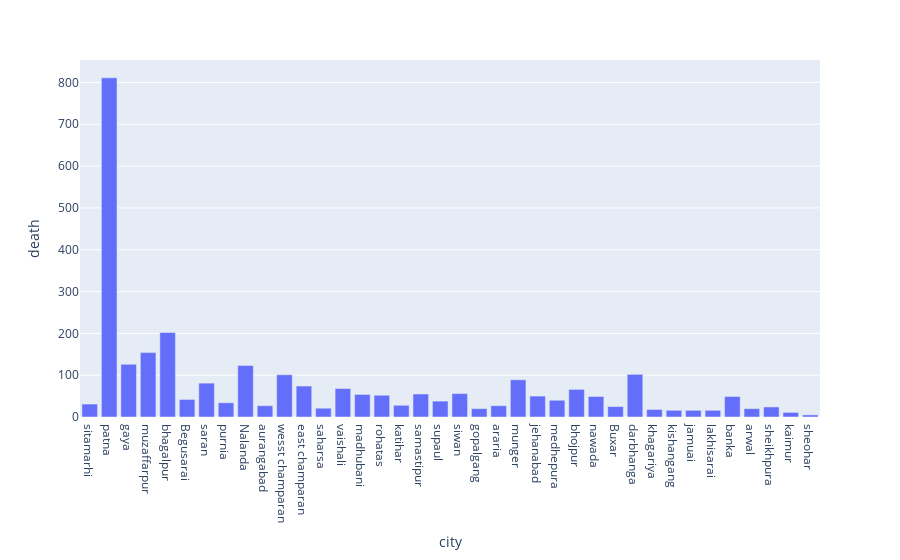

Here is the notebook cell this chart was saved with:
### Code cell
ax.bar(bihar_data,y="death",x="city")

### Figure 1 — Plotly figure (JSON) as saved in the notebook; plotly's stock layout.template omitted (floating-point values rounded to 4 significant figures)
{"data": [{"alignmentgroup": "True", "hovertemplate": "city=%{x}<br>death=%{y}<extra></extra>", "legendgroup": "", "marker": {"color": "#636efa"}, "name": "", "offsetgroup": "", "orientation": "v", "showlegend": false, "textposition": "auto", "type": "bar", "x": ["sitamarhi", "patna", "gaya", "muzaffarpur", "bhagalpur", "Begusarai", "saran", "purnia", "Nalanda", "aurangabad", "wesst champaran", "east champaran", "saharsa", "vaishali", "madhubani", "rohatas", "katihar", "samastipur", "supaul", "siwan", "gopalgang", "araria", "munger", "jehanabad", "medhepura", "bhojpur", "nawada", "Buxar", "darbhanga", "khagariya", "kishangang", "jamuai", "lakhisarai", "banka", "arwal", "sheikhpura", "kaimur", "sheohar"], "xaxis": "x", "y": [31, 811, 126, 154, 202, 42, 81, 34, 123, 27, 101, 74, 21, 68, 54, 52, 28, 55, 38, 56, 20, 27, 89, 50, 40, 66, 49, 25, 102, 18, 16, 16, 16, 49, 20, 24, 11, 5], "yaxis": "y"}], "layout": {"barmode": "relative", "legend": {"tracegroupgap": 0}, "margin": {"t": 60}, "xaxis": {"anchor": "y", "domain": [0, 1], "title": {"text": "city"}}, "yaxis": {"anchor": "x", "domain": [0, 1], "title": {"text": "death"}}}}
